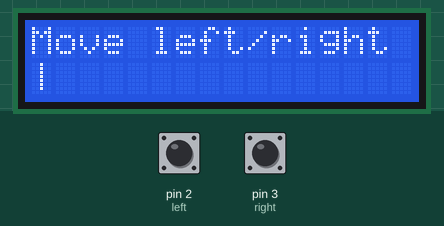
Bench run of a sketch on a simulated Arduino Uno, built with avr-gcc and run on an emulated ATmega328P. Shown: 16×2 character LCD. The inputs (shaded band) are chosen by the test bench; at power-on: pin 3 (right) HIGH, pin 2 (left) HIGH.

Above: at 1.2 s.
1.3 s: pin 3 (right) pulled LOW for 0.15 s
At 2.6 s:
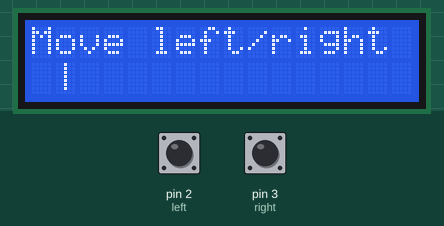
2.9 s: pin 3 (right) pulled LOW for 1 s
At 5.2 s:
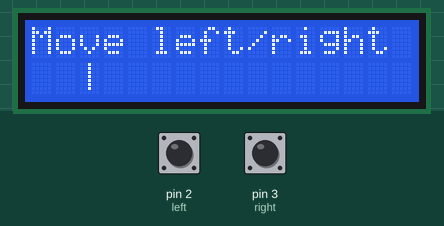
Timing chart, 0 to 6.7 s (numbered marks = the images above; inputs shaded):
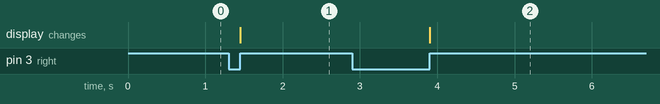

The sketch:

LCDminiGame.ino
```cpp
// include the library code:
#include <LiquidCrystal.h>

// initialize the library with the numbers of the interface pins
LiquidCrystal lcd(7, 8, 9, 10, 11, 12);

int xPos = 0;
bool leftDown = false;
bool rightDown = false;

void setup() {
  pinMode(2, INPUT_PULLUP); //left
  pinMode(3, INPUT_PULLUP); //right

  // set up the LCD's number of columns and rows:
  lcd.begin(16, 2);
  // Print a message to the LCD.
  lcd.print("Move left/right");
}

void loop() {

  if(digitalRead(2)==LOW){  //left
    leftDown = true;
  }
  if (leftDown && digitalRead(2) == HIGH) {
    leftDown = false;
      if(xPos > 0){
        clear(xPos, 1);
        xPos--;
      }
  }

  if(digitalRead(3)==LOW){  //right
    rightDown = true;
  }

  if (rightDown && digitalRead(3) == HIGH) {
    rightDown = false;
      if(xPos < 15){
        clear(xPos, 1);
        xPos++;
      }
  }

  print(xPos, 1, "|");
}


void clear(int x, int y){
  lcd.setCursor(x, y);
  lcd.print(" ");
}

void print(int x,int y, const char* text){
  lcd.setCursor(x, y);
  lcd.print(text);
}
```

Measured:
- after the input at 1.3 s, the display: changes after 0.15 s (image 1)
- after the input at 2.9 s, the display: changes after 1.0 s (image 2)
